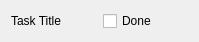
<?xml version="1.0" encoding="UTF-8"?>
<ui version="4.0">
 <class>Form</class>
 <widget class="QWidget" name="Form">
  <property name="geometry">
   <rect>
    <x>0</x>
    <y>0</y>
    <width>199</width>
    <height>37</height>
   </rect>
  </property>
  <property name="windowTitle">
   <string>Form</string>
  </property>
  <layout class="QHBoxLayout" name="horizontalLayout_2">
   <item>
    <layout class="QHBoxLayout" name="horizontalLayout">
     <item>
      <widget class="QLabel" name="label">
       <property name="text">
        <string>Task Title</string>
       </property>
      </widget>
     </item>
     <item>
      <widget class="QCheckBox" name="doneCheckBox">
       <property name="text">
        <string>Done</string>
       </property>
      </widget>
     </item>
    </layout>
   </item>
  </layout>
 </widget>
 <resources/>
 <connections/>
</ui>
